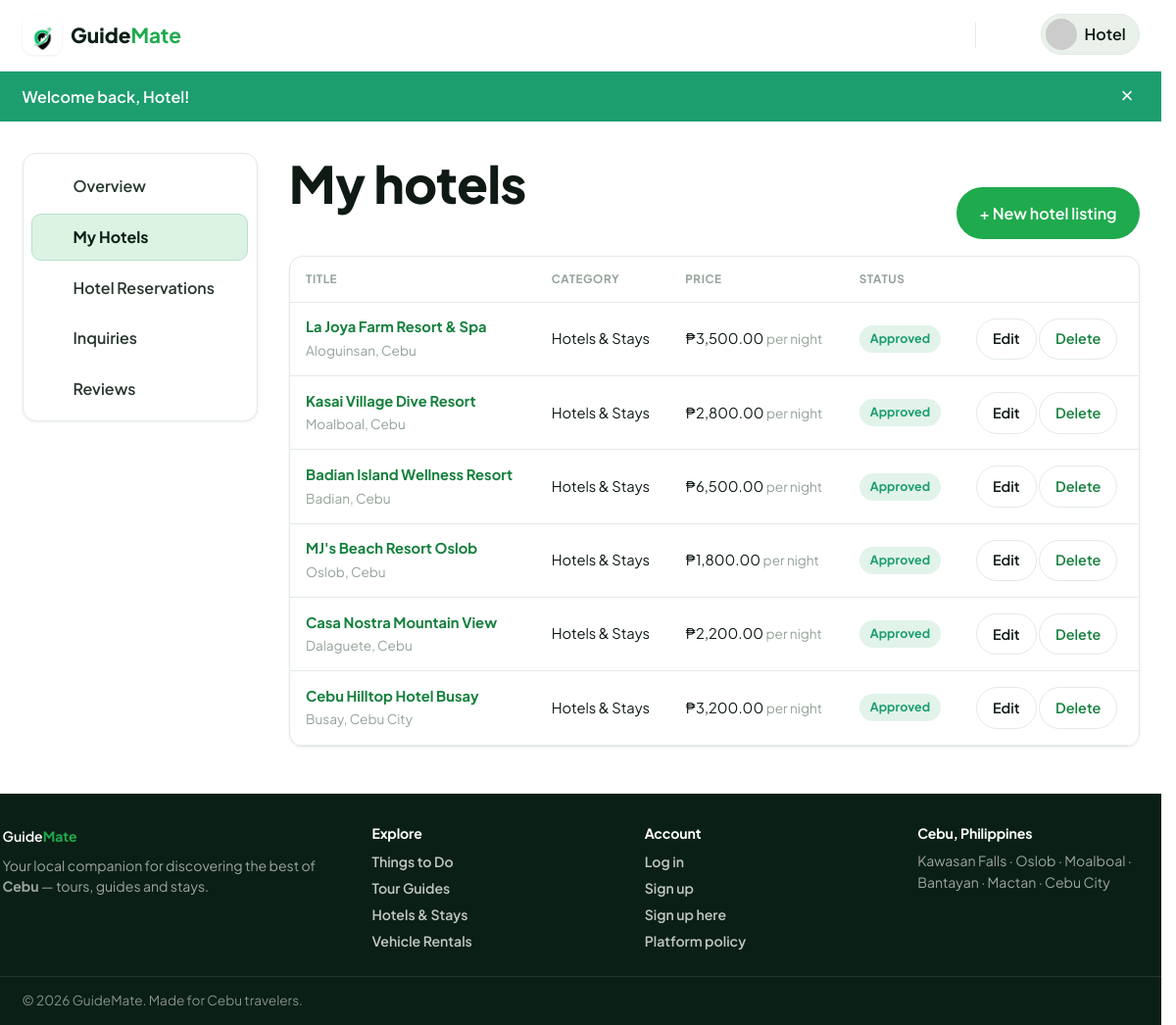
/public/dashboard/listings (signed in), run on the app's committed database.
### tables this page shows
CREATE TABLE `users` (
  `id` int(10) UNSIGNED NOT NULL,
  `name` varchar(120) NOT NULL,
  `email` varchar(190) NOT NULL,
  `password` varchar(255) NOT NULL,
  `role` enum('admin','guide','tourist','rental_provider','hotel_admin') NOT NULL DEFAULT 'tourist',
  `phone` varchar(40) DEFAULT NULL,
  `avatar` varchar(255) DEFAULT NULL,
  `bio` text DEFAULT NULL,
  `location` varchar(120) DEFAULT NULL,
  `is_active` tinyint(1) NOT NULL DEFAULT 1,
  `suspension_reason` varchar(500) DEFAULT NULL,
  `suspended_at` timestamp NULL DEFAULT NULL,
  `guide_status` enum('none','pending','approved','rejected') NOT NULL DEFAULT 'none',
  `revenue` decimal(12,2) NOT NULL DEFAULT 0.00,
  `total_requests` int(10) UNSIGNED NOT NULL DEFAULT 0,
  `guide_review_note` varchar(500) DEFAULT NULL,
  `guide_reviewed_at` timestamp NULL DEFAULT NULL,
  `guide_warned` tinyint(1) NOT NULL DEFAULT 0,
  `guide_warning_note` varchar(500) DEFAULT NULL,
  `admin_totp_secret` varchar(64) DEFAULT NULL,
  `admin_totp_enabled` tinyint(1) NOT NULL DEFAULT 0,
  `created_at` timestamp NOT NULL DEFAULT current_timestamp(),
  `updated_at` timestamp NOT NULL DEFAULT current_timestamp() ON UPDATE current_timestamp(),
  `last_seen_at` timestamp NULL DEFAULT NULL,
  `last_login_at` timestamp NULL DEFAULT NULL,
  `oauth_provider` varchar(20) DEFAULT NULL,
  `oauth_id` varchar(191) DEFAULT NULL,
  `login_count` int(10) UNSIGNED NOT NULL DEFAULT 0
);

CREATE TABLE `listings` (
  `id` int(10) UNSIGNED NOT NULL,
  `user_id` int(10) UNSIGNED NOT NULL,
  `category_id` int(10) UNSIGNED NOT NULL,
  `title` varchar(160) NOT NULL,
  `slug` varchar(180) NOT NULL,
  `summary` varchar(255) DEFAULT NULL,
  `description` text NOT NULL,
  `area` varchar(120) NOT NULL,
  `address` varchar(255) DEFAULT NULL,
  `latitude` decimal(10,7) DEFAULT NULL,
  `longitude` decimal(10,7) DEFAULT NULL,
  `price` decimal(10,2) NOT NULL DEFAULT 0.00,
  `price_unit` varchar(40) NOT NULL DEFAULT 'per person',
  `duration` varchar(80) DEFAULT NULL,
  `included` text DEFAULT NULL,
  `not_included` text DEFAULT NULL,
  `cover_image` varchar(255) DEFAULT NULL,
  `status` enum('pending','approved','rejected') NOT NULL DEFAULT 'pending',
  `is_featured` tinyint(1) NOT NULL DEFAULT 0,
  `sale_price` decimal(10,2) DEFAULT NULL,
  `sale_ends_at` date DEFAULT NULL,
  `created_at` timestamp NOT NULL DEFAULT current_timestamp(),
  `updated_at` timestamp NOT NULL DEFAULT current_timestamp() ON UPDATE current_timestamp()
);

CREATE TABLE `categories` (
  `id` int(10) UNSIGNED NOT NULL,
  `name` varchar(80) NOT NULL,
  `slug` varchar(80) NOT NULL,
  `icon` varchar(40) DEFAULT NULL,
  `description` varchar(255) DEFAULT NULL,
  `sort_order` int(11) NOT NULL DEFAULT 0
);

### app/Views/guide/listings.php (the view, shortened to what the rows shown need)
<?php
$categories = $categories ?? [];
$canCreate = $canCreate ?? false;
$errors = $errors ?? [];
$isHotel = ((auth_user() ?? [])['role'] ?? '') === 'hotel_admin';
$openModal = $errors !== [];
$newBtnAttrs = 'href="' . e(url('/dashboard/listings/create')) . '" data-open-new-listing data-action="new-listing"';
?>
<div class="container">
    <div class="dash-layout">
        <?= \App\Core\View::partial('partials/dash-nav') ?>
        <div>
            <div class="section-head" style="margin-bottom:1rem;">
                <div><h1><?= $isHotel ? 'My hotels' : e(__('d_my_listings', 'My listings')) ?></h1></div>
                <a <?= $newBtnAttrs ?> class="btn btn-primary">+ <?= $isHotel ? 'New hotel listing' : e(__('d_new_listing', 'New listing')) ?></a>
            </div>
            <div class="panel">
                <div class="panel-body" style="padding:0;overflow-x:auto;">
                    <?php if ($listings === []): ?>
                        <div class="empty-state" style="padding:3rem 1rem;">
                            <div class="big">📋</div>
                            <h3><?= $isHotel ? 'No hotel listings yet' : e(__('g_no_listings_title', 'No listings yet')) ?></h3>
                            <p><?= $isHotel
                                ? 'Create your first hotel listing so travelers can message you to inquire.'
                                : e(__('g_no_listings_body', 'Create your first listing to start receiving bookings.')) ?></p>
                            <a <?= $newBtnAttrs ?> class="btn btn-primary mt-2"><?= e(__('g_create_listing', 'Create listing')) ?></a>
                        </div>
                    <?php else: ?>
                        <table class="table">
                            <thead><tr><th><?= e(__('th_title', 'Title')) ?></th><th><?= e(__('th_category', 'Category')) ?></th><th><?= e(__('th_price', 'Price')) ?></th><th><?= e(__('th_status', 'Status')) ?></th><th></th></tr></thead>
                            <tbody>
                            <?php foreach ($listings as $l): ?>
                                <tr>
                                    <td><a href="<?= e(url('/listing/' . $l['slug'])) ?>"><strong><?= e($l['title']) ?></strong></a><br><small class="hint"><?= e($l['area']) ?></small></td>
                                    <td><?= e($l['category_name']) ?></td>
                                    <td><?= money($l['price']) ?> <small class="hint"><?= e(__('g_unit_' . str_replace(' ', '_', (string) $l['price_unit']), (string) $l['price_unit'])) ?></small></td>
                                    <td><span class="pill pill-<?= e($l['status']) ?>"><?= e(status_label((string) $l['status'])) ?></span></td>
                                    <td style="white-space:nowrap;">
                                        <a class="btn btn-ghost btn-sm" href="<?= e(url('/dashboard/listings/' . $l['id'] . '/edit')) ?>"><?= e(__('g_edit', 'Edit')) ?></a>
                                        <form method="post" action="<?= e(url('/dashboard/listings/' . $l['id'] . '/delete')) ?>" style="display:inline;" onsubmit="return confirm('<?= e(__('g_delete_confirm', 'Delete this listing? This cannot be undone.')) ?>');">
                                            <button class="btn btn-ghost btn-sm" type="submit" style="color:var(--coral-600);"><?= e(__('g_delete', 'Delete')) ?></button>
                                        </form>
                                    </td>
                                </tr>
                            <?php endforeach; ?>
                            </tbody>
                        </table>
                    <?php endif; ?>
                </div>
            </div>
        </div>
    </div>
</div>
<?php if ($canCreate): ?>
                            <?php foreach ($categories as $c): $sel = (string) old('category_id') === (string) $c['id']; ?>
                            <?php endforeach; ?>
                            <?php foreach (['per person','per night','per tour','per day','per table'] as $u): $sel = old('price_unit', 'per person') === $u; ?>
                            <?php endforeach; ?>
<?php endif; ?>

### app/Core/Router.php (shortened to what the rows shown need)
<?php
final class Router
{
    private array $routes = [];
    private function add(string $method, string $pattern, array $handler, array $guards): void
    {
        $this->routes[] = [
            'method' => $method,
            'pattern' => $pattern,
            'handler' => $handler,
            'guards' => $guards,
        ];
    }
    public function dispatch(string $method, string $uri): void
    {
        $path = $this->normalize($uri);
        $method = strtoupper($method);
        foreach ($this->routes as $route) {
            if ($route['method'] !== $method) {
                continue;
            }
            $regex = $this->compile($route['pattern']);
            if (preg_match($regex, $path, $matches) === 1) {
                $params = array_filter($matches, 'is_string', ARRAY_FILTER_USE_KEY);
                $this->runGuards($route['guards']);
                $this->invoke($route['handler'], $params);
                return;
            }
        }
    }
    private function compile(string $pattern): string
    {
        $regex = preg_replace('#\{([a-zA-Z_][a-zA-Z0-9_]*)\}#', '(?P<$1>[^/]+)', $pattern);
        return '#^' . $regex . '$#';
    }
    private function normalize(string $uri): string
    {
        $path = parse_url($uri, PHP_URL_PATH) ?: '/';
        $base = App::basePath();
        if ($base !== '' && str_starts_with($path, $base)) {
            $path = substr($path, strlen($base));
        }
        $path = str_replace('/index.php', '', $path);
        $path = '/' . trim($path, '/');
        return $path === '/' ? '/' : rtrim($path, '/');
    }
    private function runGuards(array $guards): void
    {
        foreach ($guards as $guard) {
            switch ($guard) {
                case 'listing_provider':
                    if (!Auth::managesListings()) {
                        abort(403, 'Listing providers only.');
                    }
                    break;
            }
        }
    }
    private function invoke(array $handler, array $params): void
    {
        [$class, $action] = $handler;
        $controller = new $class();
        $controller->{$action}(...array_values($params));
    }
}

### app/Views/layouts/main.php (shortened to what the rows shown need)
<?php
$user = auth_user();
$isGuide = ($user['role'] ?? null) === 'guide';
$current = parse_url($_SERVER['REQUEST_URI'] ?? '/', PHP_URL_PATH) ?: '/';
$base = \App\Core\App::basePath();
if ($base !== '' && str_starts_with($current, $base)) {
    $current = substr($current, strlen($base)) ?: '/';
}
$current = '/' . trim($current, '/');
$publicBrowse = $current === '/'
    || in_array($current, ['/listings', '/things-to-do', '/tour-guides', '/hotels', '/rentals'], true)
    || str_starts_with($current, '/listing/')
    || str_starts_with($current, '/rentals/');
$isMessages = str_starts_with($current, '/messages');
$isDashboard = str_starts_with($current, '/dashboard') || str_starts_with($current, '/profile');
$hideFooter = $isMessages;
$guideWarned = $user && ($user['role'] ?? null) === 'guide' && \App\Models\User::isGuideWarned((int) $user['id']);
$headerUser = ($isGuide && $publicBrowse) ? null : $user;
$unread = 0;
if ($headerUser) {
    $unread = \App\Models\Message::unreadCount((int) $headerUser['id']);
}
$currentLocale = $_SESSION['_locale'] ?? 'en';
?>
<!DOCTYPE html>
<html lang="<?= e($currentLocale === 'tl' ? 'tl' : 'en') ?>">
<head>
    <link rel="stylesheet" href="<?= e(asset('css/style.css')) ?>">
</head>
<body class="<?= e(trim(($isMessages ? 'page-messages ' : '') . ($isDashboard ? 'page-dashboard ' : '') . ($hideFooter ? 'page-no-footer ' : '') . ($guideWarned ? 'guide-warned' : ''))) ?>">
<header class="site-header" id="siteHeader">
    <div class="container header-inner">
<?php if ($isGuide): ?>
            <span class="brand brand-static">
                <span class="brand-mark">◐</span>
                <span class="brand-text">Guide<strong>Mate</strong></span>
            </span>
        <?php else: ?>
            <a href="<?= e(url('/')) ?>" class="brand">
                <span class="brand-mark">◐</span>
                <span class="brand-text">Guide<strong>Mate</strong></span>
            </a>
        <?php endif; ?>
        <nav class="main-nav" id="mainNav">
            <?php if ($headerUser): ?>
                <a href="<?= e(url('/messages')) ?>" class="nav-icon" title="Messages" aria-label="Messages">
                    <?= admin_icon('messages', 22) ?><?php if ($unread > 0): ?><span class="badge"><?= (int) $unread ?></span><?php endif; ?>
                </a>
                <div class="nav-menu">
                    <button class="nav-avatar" id="userMenuBtn">
                        <img src="<?= e(img_src($headerUser['avatar'] ?? null, 'avatar' . $headerUser['id'])) ?>" alt="">
                        <span><?= e(explode(' ', (string) $headerUser['name'])[0]) ?></span>
                    </button>
                </div>
            <?php else: ?>
                <a href="<?= e(url('/login')) ?>" class="btn btn-ghost btn-sm">Log in</a>
                <a href="<?= e(url('/register')) ?>" class="btn btn-primary btn-sm">Sign up</a>
            <?php endif; ?>
        </nav>
    </div>
</header>
<?php foreach (['success' => 'flash-success', 'error' => 'flash-error', 'info' => 'flash-info'] as $key => $cls): ?>
    <?php if ($msg = flash($key)): ?>
        <div class="flash <?= $cls ?>" role="alert">
            <div class="container"><?= e($msg) ?><button class="flash-close" aria-label="Dismiss">&times;</button></div>
        </div>
    <?php endif; ?>
<?php endforeach; ?>
<main>
    <?= $content ?>
</main>
<?php if (!$hideFooter): ?>
<footer class="site-footer<?= $isDashboard ? ' site-footer--dash' : '' ?>">
    <div class="container footer-grid">
        <div>
            <?php if ($isGuide): ?>
                <span class="brand brand-static">
                    <span class="brand-mark">◐</span><span class="brand-text">Guide<strong>Mate</strong></span>
                </span>
            <?php else: ?>
                <a href="<?= e(url('/')) ?>" class="brand">
                    <span class="brand-mark">◐</span><span class="brand-text">Guide<strong>Mate</strong></span>
                </a>
            <?php endif; ?>
            <p class="footer-tag">Your local companion for discovering the best of <strong>Cebu</strong> — tours, guides and stays.</p>
        </div>
        <div>
            <h4>Explore</h4>
            <a href="<?= e(url('/things-to-do')) ?>">Things to Do</a>
            <a href="<?= e(url('/tour-guides')) ?>">Tour Guides</a>
            <a href="<?= e(url('/hotels')) ?>">Hotels &amp; Stays</a>
            <a href="<?= e(url('/rentals')) ?>">Vehicle Rentals</a>
        </div>
        <div>
            <h4>Account</h4>
            <a href="<?= e(url('/login')) ?>">Log in</a>
            <a href="<?= e(url('/register')) ?>">Sign up</a>
            <a href="<?= e(url('/register?role=guide')) ?>">Sign up here</a>
            <a href="<?= e(url('/policy')) ?>">Platform policy</a>
        </div>
        <div>
            <h4>Cebu, Philippines</h4>
            <p class="footer-tag footer-locations">Kawasan Falls · Oslob · Moalboal · Bantayan · Mactan · Cebu City</p>
        </div>
    </div>
    <div class="footer-bottom">
        <div class="container">© <?= date('Y') ?> GuideMate. Made for Cebu travelers.</div>
    </div>
</footer>
<?php endif; ?>
</body>
</html>

### data on the page
users: role+name "Hotel"
listings: title "La Joya Farm Resort & Spa", area "Aloguinsan, Cebu", category.name "Hotels & Stays", price "₱3,500.00", price_unit "per night", status "Approved"
listings: title "Kasai Village Dive Resort", area "Moalboal, Cebu", category.name "Hotels & Stays", price "₱2,800.00", price_unit "per night", status "Approved"
listings: title "Badian Island Wellness Resort", area "Badian, Cebu", category.name "Hotels & Stays", price "₱6,500.00", price_unit "per night", status "Approved"
listings: title "MJ's Beach Resort Oslob", area "Oslob, Cebu", category.name "Hotels & Stays", price "₱1,800.00", price_unit "per night", status "Approved"
listings: title "Casa Nostra Mountain View", area "Dalaguete, Cebu", category.name "Hotels & Stays", price "₱2,200.00", price_unit "per night", status "Approved"
listings: title "Cebu Hilltop Hotel Busay", area "Busay, Cebu City", category.name "Hotels & Stays", price "₱3,200.00", price_unit "per night", status "Approved"

### other printed values
$msg "Welcome back, Hotel!"
